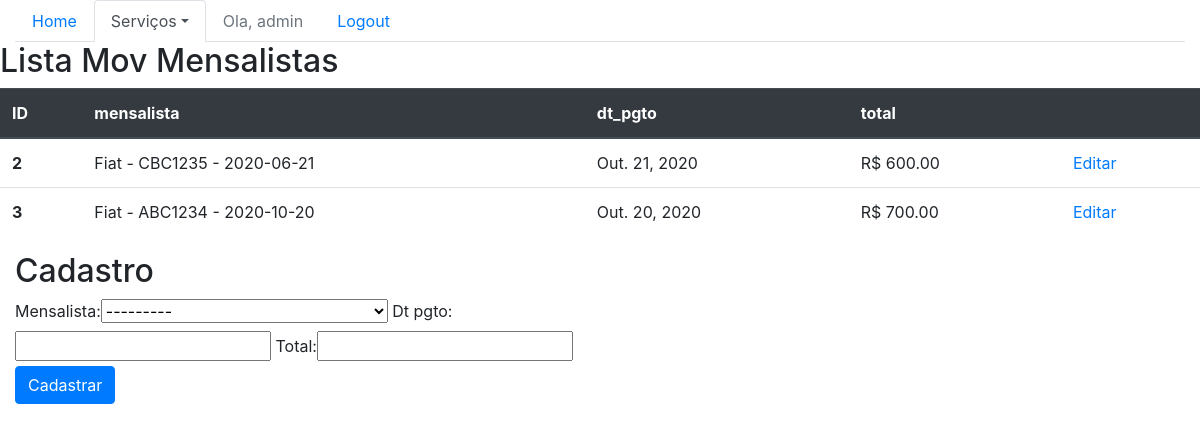
The app's page /sistema/movmensalistas/ (signed in) with its own data.
### core/models.py (models this page shows, shortened)
class MovMensalista(models.Model):
    mensalista = models.ForeignKey(Mensalista, on_delete=models.PROTECT)
    dt_pgto = models.DateField()
    total = models.DecimalField(max_digits=6, decimal_places=2)

class Mensalista(models.Model):
    veiculo = models.ForeignKey(Veiculo, on_delete=models.PROTECT)
    inicio = models.DateField()
    valor_mes = models.DecimalField(max_digits=6, decimal_places=2)
    def __str__(self):
        return str(self.veiculo) + ' - ' + str(self.inicio)

class Veiculo(models.Model):
    marca = models.ForeignKey(Marca, on_delete=models.PROTECT)
    placa = models.CharField(max_length=7)
    proprietario = models.ForeignKey(Pessoa, on_delete=models.PROTECT)
    cor = models.CharField(max_length=15)
    observacoes = models.TextField()
    def __str__(self):
        return self.marca.nome + ' - ' + self.placa

class Marca(models.Model):
    nome = models.CharField(max_length=50)

### core/views.py (the view)
@login_required
def lista_movmensalistas(request):
    lista_movmensalistas = MovMensalista.objects.all()
    form = MovMensalistaForm()
    data = {'lista_movmensalistas': lista_movmensalistas, 'form': form}
    return render(request, 'core/lista_movmensalistas.html', data)

### core/forms.py
class MovMensalistaForm(ModelForm):
    class Meta:
        model = MovMensalista
        fields = '__all__'

### core/templates/core/lista_movmensalistas.html (shortened to what this page needs)
{% extends 'base.html' %}
{% load bootstrap %}
{% block menu %}
    <ul class="nav nav-tabs">
        <li class="nav-item">
            <a class="nav-link" href="{% url 'core_home' %}">Home</a>
        </li>
        {% if user.is_authenticated  %}
            <li class="nav-item dropdown">
                <a class="nav-link dropdown-toggle active" data-toggle="dropdown" href="#" role="button" aria-haspopup="true" aria-expanded="false">Serviços</a>
            </li>
            <li class="nav-item">
                <a class="nav-link disabled" href="">Ola, {{ user }}   </a>
            </li>
            <li class="nav-item">
                <a class="nav-link" href=" {% url 'logout' %} ">Logout</a>
            </li>
        {% else %}
            <li class="nav-item">
                <a class="nav-link" href=" {% url 'login' %} ">Login</a>
            </li>
        {% endif %}
    </ul>
{% endblock menu %}
{% block main %}
    <div class="row">
        <table class="table">
            <H2>Lista Mov Mensalistas</H2>
            <thead class="thead-dark">
              <tr>
                <th scope="col">ID</th>
                <th scope="col">mensalista</th>
                <th scope="col">dt_pgto</th>
                <th scope="col">total</th>
                <th scope="col"></th>
              </tr>
            </thead>
            <tbody>
            {% for lista_movmensalistas in lista_movmensalistas %}
              <tr>
                <th scope="row">{{ lista_movmensalistas.id }}</th>
                <td>{{ lista_movmensalistas.mensalista }}</td>
                <td>{{ lista_movmensalistas.dt_pgto }}</td>
                <td> R$ {{ lista_movmensalistas.total }}</td>
                <td>
                    <a href="{% url 'core_movmensalista_update' lista_movmensalistas.id %}">Editar</a>
                </td>
              </tr>
            {% endfor %}
            </tbody>
        </table>
        <div class="col-sm-6">
            <H2>Cadastro</H2>
            <form action="{% url 'core_movmensalista_novo' %}" method="POST">
                {{ form|bootstrap }}
                <button type="submit" class="btn btn-primary">Cadastrar</button>
            </form>
        </div>
    </div>
{% endblock main %}

### records on screen
MovMensalista: id "2", mensalista "Fiat - CBC1235 - 2020-06-21", dt_pgto "Out. 21, 2020", total "600.00"
MovMensalista: id "3", mensalista "Fiat - ABC1234 - 2020-10-20", dt_pgto "Out. 20, 2020", total "700.00"

### other values on screen
{{ user }} "admin"
